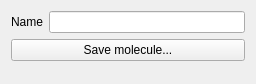
<?xml version="1.0" encoding="UTF-8"?>
<ui version="4.0">
 <class>MoleculePopup</class>
 <widget class="QWidget" name="MoleculePopup">
  <property name="geometry">
   <rect>
    <x>0</x>
    <y>0</y>
    <width>256</width>
    <height>84</height>
   </rect>
  </property>
  <property name="windowTitle">
   <string>Molecule Properties</string>
  </property>
  <layout class="QFormLayout" name="formLayout">
   <item row="0" column="0">
    <widget class="QLabel" name="nameLabel">
     <property name="text">
      <string>Name</string>
     </property>
     <property name="buddy">
      <cstring>nameEdit</cstring>
     </property>
    </widget>
   </item>
   <item row="0" column="1">
    <widget class="QLineEdit" name="nameEdit"/>
   </item>
   <item row="1" column="0" colspan="2">
    <widget class="QPushButton" name="saveButton">
     <property name="text">
      <string>Save molecule...</string>
     </property>
    </widget>
   </item>
  </layout>
 </widget>
 <resources/>
 <connections/>
</ui>
